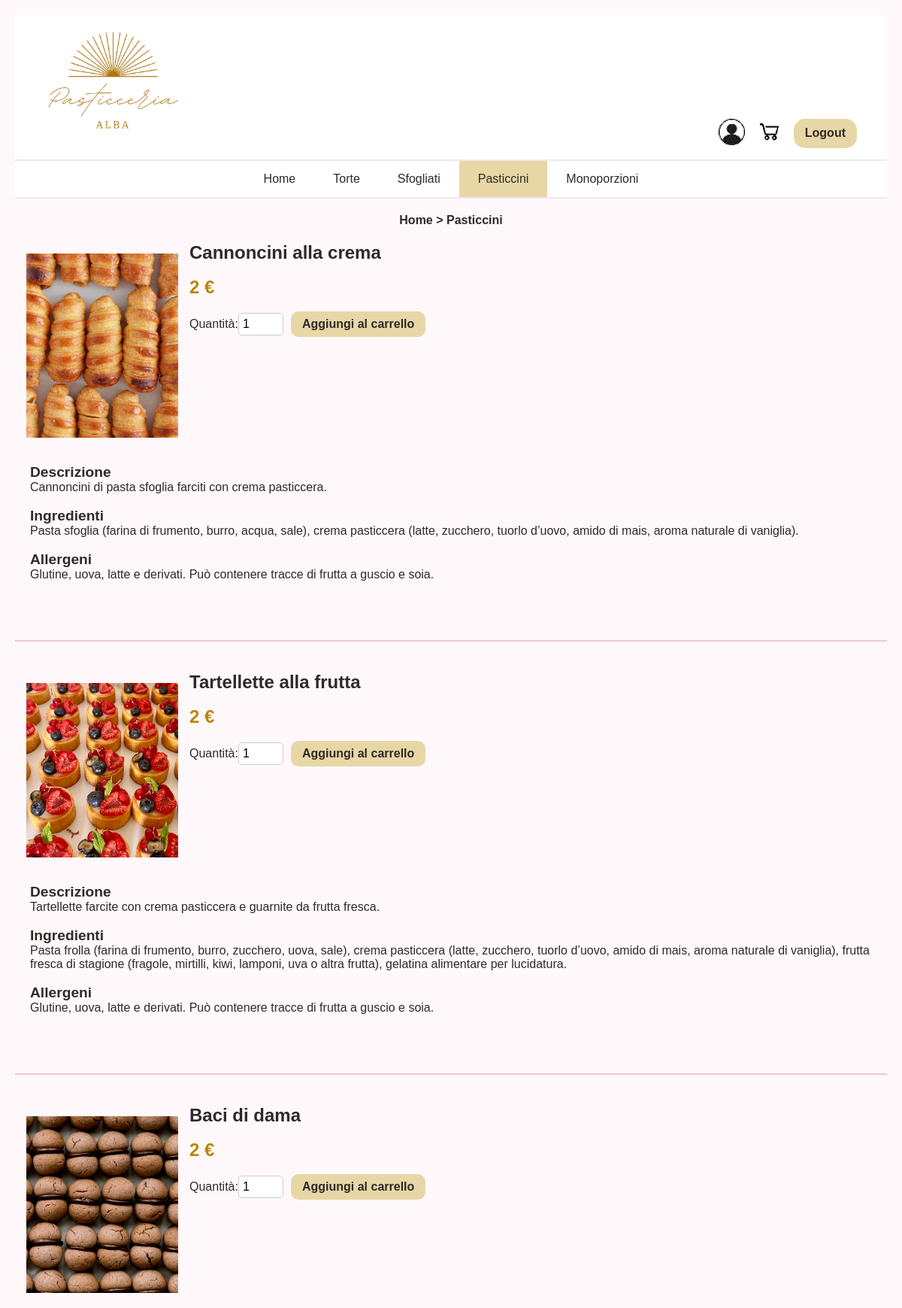
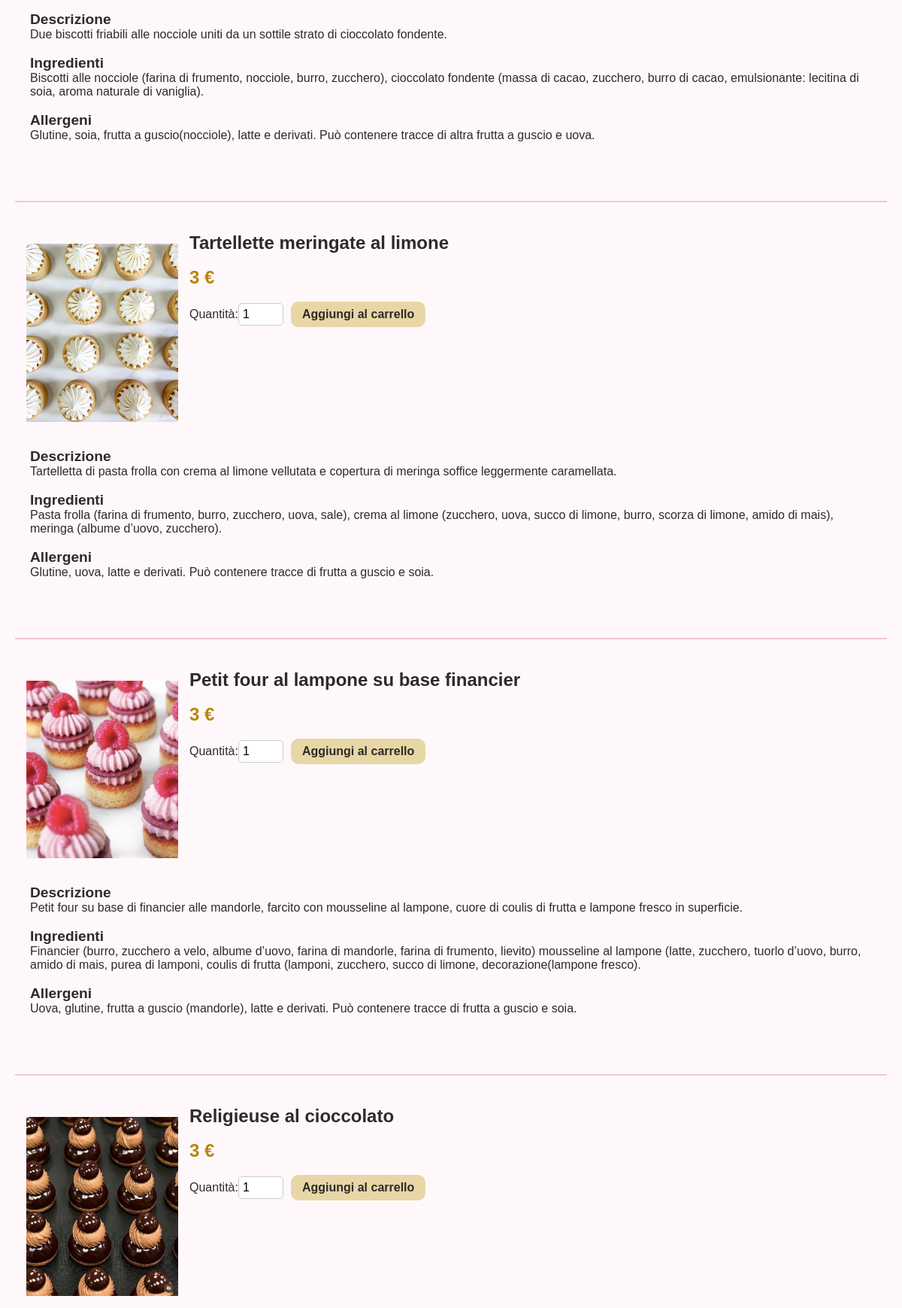
The page /bozzaprogetto/pasticcini.php (signed in, upper part) on the database its author committed (2 pictures, top to bottom).
### tables this page shows
CREATE TABLE `prodotti` (
  `id` int(11) NOT NULL,
  `nome` text NOT NULL,
  `categoria` text NOT NULL,
  `prezzo` double NOT NULL,
  `disponibilita` int(11) NOT NULL,
  `descrizione` varchar(300) NOT NULL,
  `ingredienti` varchar(500) NOT NULL,
  `allergeni` varchar(300) NOT NULL,
  `immagine` varchar(255) NOT NULL
);

### bozzaprogetto/pasticcini.php (the view, shortened to what this page needs)
<!DOCTYPE html>
<html lang="it">
<head>
    <link rel="stylesheet" href="style.css">
</head>
<body>
<header>
    <a href="index.php" title="Home Pasticceria Alba">
        <img src="immagini/logo2.jpg" alt="Pasticceria Alba" id="logo">
    </a>
    <div class="header-icons">
      <a href="profilo.php">
        <img src="immagini/login.gif" class="icone" alt="Profilo">
      </a>
    <a href="carrello.php" title="Prenotazioni">
        <img src="immagini/carrello.gif" class="icone" alt="Prenotazioni">
    </a>
    <a href="logout.php"> Logout </a>
</div>
</header>
<nav>
    <ul>
        <li class="menu"><a href="index.php" title="Home Pasticceria Alba">Home</a></li>
        <li class="menu"><a href="torte.php" title="Prodotti: torte">Torte</a></li>
        <li class="menu"><a href="sfogliati.php" title="Prodotti: sfogliati">Sfogliati</a></li>
        <li class="menu" id="pasticcini"><a href="pasticcini.php" title="Prodotti: pasticcini">Pasticcini</a></li>
        <li class="menu"><a href="monoporzioni.php" title="Prodotti: monoporzioni">Monoporzioni</a></li>
    </ul>
</nav>
<p class="percorso"> Home > Pasticcini </p>
<section>
  <?php
  $connessione=connetti();
  $q="SELECT *
      FROM prodotti
      WHERE categoria='Pasticcini'";
  $risposta=mysqli_query($connessione, $q);
  foreach($risposta as $riga){
    $nome=$riga["nome"];
    $prezzo=$riga["prezzo"];
    $descrizione=$riga["descrizione"];
    $ingredienti=$riga["ingredienti"];
    $allergeni=$riga["allergeni"];
    $immagine=$riga["immagine"];
    echo "<img src= 'immagini/$immagine' class='prodotti'>";
echo "<div class='float'>";
    echo "<h2> $nome </h2>";
    echo "<br>";
    echo "<p class='prezzi'> $prezzo €</p>";
    echo "<br>";
    echo "<form action='aggiungi_carrello.php' method='post'>";
    echo "<label>Quantità:</label>";
    echo "<input type='number' name='quantita' value='1' min='1' max='10'>";
    echo "<input type='submit' value='Aggiungi al carrello'>";
    echo "</form>";
echo "</div>";
echo "<div class='clear'>";
  echo "<h3>Descrizione</h3>";
  echo "<p> $descrizione </p><br>";
  echo "<h3>Ingredienti</h3>";
  echo "<p> $ingredienti</p> <br>";
  echo "<h3> Allergeni </h3>";
  echo "<p> $allergeni</p><br>";
echo "</div>";
echo "<hr>";
};
?>
</section>
</body>
</html>

### bozzaprogetto/style.css (style rules this page uses)
* { font-family: Arial, sans-serif; font-size: 16px; margin: 0; padding: 0; box-sizing: border-box; }
body { margin:0; padding: 20px; background-color: #FFF8FB; color: #2E2A28; }
header { background-color: #FFFFFF; padding: 15px 40px; display: flex; justify-content: space-between; align-items: flex-end; border-bottom: 1px solid #F3E6EB; min-height: 90px; }
#logo { width: 180px; height: auto; object-fit: contain; }
.header-icons { display:flex; align-item:center; gap:15px; }
.icone { width: 35px; height: 35px; object-fit: contain; cursor:pointer; }
a[href="logout.php"] { background-color: #E8D7A6; padding: 10px 15px; border-radius: 15px; text-decoration: none; color: #2E2A28; font-size: 16px; font-weight: bold; }
nav { background-color: #FFFFFF; border-top: 1px solid #F3E6EB; border-bottom: 2px solid #F3E6EB; display: flex; justify-content: center; }
nav ul { list-style: none; display: flex; margin: 0; padding: 0; }
#home, #torte, #sfogliati, #pasticcini, #monoporzioni { background-color: #E8D7A6; }
.menu { padding: 15px 25px; }
.menu a { position: relative; }
.menu a { text-decoration: none; color: #2E2A28; font-weight: 500; }
.percorso { padding: 20px; font-size: 1em; text-align: center; font-weight: bold; }
a { text-decoration: none; color: inherit; }
h2 { font-size: 1.5em; }
h3 { font-size: 1.2em; }
.prodotti { width: 20%; padding: 15px; float: left; }
.float { float: left; }
.clear { clear: left; padding: 20px; }
.prezzi { font-size: 1.5em; font-weight: bold; color: #B8860B; }
input[type=number] { margin-right: 10px; padding: 5px; width: 60px; border: 1px solid #ccc; border-radius: 5px; }
input[type=submit] { padding: 8px 15px; background-color: #E8D7A6; border: none; border-radius: 10px; color: #2E2A28; cursor: pointer; font-weight: bold; }
hr { border: 0; height: 2px; background-color: #f2c6d4; margin: 40px 0; }

### rows shown on the page
prodotti: immagine (picture), nome "Cannoncini alla crema", prezzo "2", descrizione "Cannoncini di pasta sfoglia farciti con crema pasticcera.", ingredienti "Pasta sfoglia (farina di frumento, burro, acqua, sale), crema pasticcera (latte, zucchero, tuorlo d’uovo, amido di mais, aroma naturale di vaniglia).", allergeni "Glutine, uova, latte e derivati. Può contenere tracce di frutta a guscio e soia."
prodotti: immagine (picture), nome "Tartellette alla frutta", prezzo "2", descrizione "Tartellette farcite con crema pasticcera e guarnite da frutta fresca.", ingredienti "Pasta frolla (farina di frumento, burro, zucchero, uova, sale), crema pasticcera (latte, zucchero, tuorlo d’uovo, amido di mais, aroma naturale di vaniglia), frutta fresca di stagione (fragole, mirtilli, kiwi, lamponi, uva o altra frutta), gelatina alimentare per lucidatura.", allergeni "Glutine, uova, latte e derivati. Può contenere tracce di frutta a guscio e soia."
prodotti: immagine (picture), nome "Baci di dama", prezzo "2", descrizione "Due biscotti friabili alle nocciole uniti da un sottile strato di cioccolato fondente.", ingredienti "Biscotti alle nocciole (farina di frumento, nocciole, burro, zucchero), cioccolato fondente (massa di cacao, zucchero, burro di cacao, emulsionante: lecitina di soia, aroma naturale di vaniglia).", allergeni "Glutine, soia, frutta a guscio(nocciole), latte e derivati. Può contenere tracce di altra frutta a guscio e uova."
prodotti: immagine (picture), nome "Tartellette meringate al limone", prezzo "3", descrizione "Tartelletta di pasta frolla con crema al limone vellutata e copertura di meringa soffice leggermente caramellata.", ingredienti "Pasta frolla (farina di frumento, burro, zucchero, uova, sale), crema al limone (zucchero, uova, succo di limone, burro, scorza di limone, amido di mais), meringa (albume d’uovo, zucchero).", allergeni "Glutine, uova, latte e derivati. Può contenere tracce di frutta a guscio e soia."
prodotti: immagine (picture), nome "Petit four al lampone su base financier", prezzo "3", descrizione "Petit four su base di financier alle mandorle, farcito con mousseline al lampone, cuore di coulis di frutta e lampone fresco in superficie.", ingredienti "Financier (burro, zucchero a velo, albume d’uovo, farina di mandorle, farina di frumento, lievito) mousseline al lampone (latte, zucchero, tuorlo d’uovo, burro, amido di mais, purea di lamponi, coulis di frutta (lamponi, zucchero, succo di limone, decorazione(lampone fresco).", allergeni "Uova, glutine, frutta a guscio (mandorle), latte e derivati. Può contenere tracce di frutta a guscio e soia."
prodotti: immagine (picture), nome "Religieuse al cioccolato", prezzo "3"
